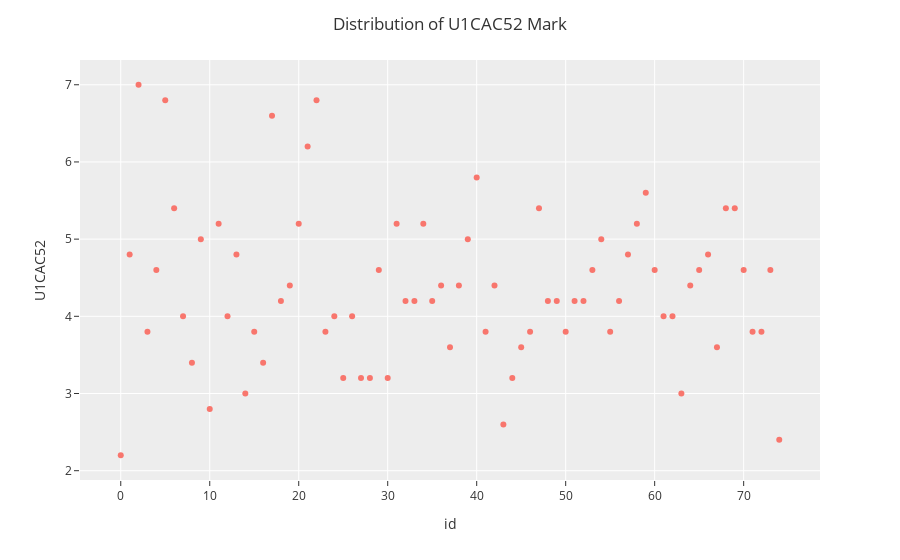

Notebook code cell kept with this figure:
### Markdown cell above
# Visualize the data using Matplotlib

### Code cell
#U1CAC52
import plotly.express as px
x = range(len(df["U1CAC52"])) 
y = df["U1CAC52"] 
fig = px.scatter(df, x,y,labels={"x": "id"},template="ggplot2")
fig.update_layout(title="Distribution of U1CAC52 Mark")
fig.show()

### Figure 1 — Plotly figure (JSON) as saved in the notebook; plotly's stock layout.template omitted (floating-point values rounded to 4 significant figures)
{"data": [{"hovertemplate": "id=%{x}<br>U1CAC52=%{y}<extra></extra>", "legendgroup": "", "marker": {"color": "#F8766D", "symbol": "circle"}, "mode": "markers", "name": "", "orientation": "v", "showlegend": false, "type": "scatter", "x": [0, 1, 2, 3, 4, 5, 6, 7, 8, 9, 10, 11, 12, 13, 14, 15, 16, 17, 18, 19, 20, 21, 22, 23, 24, 25, 26, 27, 28, 29, 30, 31, 32, 33, 34, 35, 36, 37, 38, 39, 40, 41, 42, 43, 44, 45, 46, 47, 48, 49, 50, 51, 52, 53, 54, 55, 56, 57, 58, 59, 60, 61, 62, 63, 64, 65, 66, 67, 68, 69, 70, 71, 72, 73, 74], "xaxis": "x", "y": [2.2, 4.8, 7, 3.8, 4.6, 6.8, 5.4, 4, 3.4, 5, 2.8, 5.2, 4, 4.8, 3, 3.8, 3.4, 6.6, 4.2, 4.4, 5.2, 6.2, 6.8, 3.8, 4, 3.2, 4, 3.2, 3.2, 4.6, 3.2, 5.2, 4.2, 4.2, 5.2, 4.2, 4.4, 3.6, 4.4, 5, 5.8, 3.8, 4.4, 2.6, 3.2, 3.6, 3.8, 5.4, 4.2, 4.2, 3.8, 4.2, 4.2, 4.6, 5, 3.8, 4.2, 4.8, 5.2, 5.6, 4.6, 4, 4, 3, 4.4, 4.6, 4.8, 3.6, 5.4, 5.4, 4.6, 3.8, 3.8, 4.6, 2.4], "yaxis": "y"}], "layout": {"legend": {"tracegroupgap": 0}, "margin": {"t": 60}, "title": {"text": "Distribution of U1CAC52 Mark"}, "xaxis": {"anchor": "y", "domain": [0, 1], "title": {"text": "id"}}, "yaxis": {"anchor": "x", "domain": [0, 1], "title": {"text": "U1CAC52"}}}}
